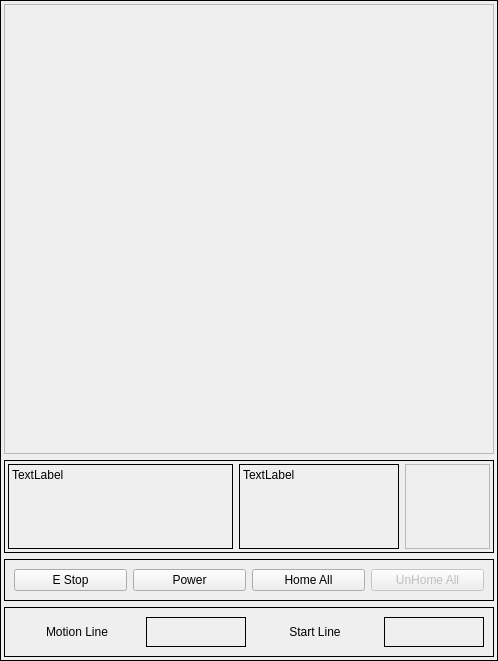
     <widget class="QFrame" name="frame_2">
      <property name="frameShape">
       <enum>QFrame::Box</enum>
      </property>
      <layout class="QVBoxLayout" name="verticalLayout_4" stretch="0,0,0,0">
       <property name="spacing">
        <number>6</number>
       </property>
       <property name="leftMargin">
        <number>3</number>
       </property>
       <property name="topMargin">
        <number>3</number>
       </property>
       <property name="rightMargin">
        <number>3</number>
       </property>
       <property name="bottomMargin">
        <number>3</number>
       </property>
       <item>
        <widget class="QFrame" name="plot_widget">
         <property name="minimumSize">
          <size>
           <width>490</width>
           <height>450</height>
          </size>
         </property>
         <property name="frameShape">
          <enum>QFrame::StyledPanel</enum>
         </property>
         <property name="frameShadow">
          <enum>QFrame::Raised</enum>
         </property>
        </widget>
       </item>
       <item>
        <widget class="QFrame" name="frame_3">
         <property name="frameShape">
          <enum>QFrame::Box</enum>
         </property>
         <layout class="QHBoxLayout" name="horizontalLayout" stretch="2,1,1">
          <property name="leftMargin">
           <number>3</number>
          </property>
          <property name="topMargin">
           <number>3</number>
          </property>
          <property name="rightMargin">
           <number>3</number>
          </property>
          <property name="bottomMargin">
           <number>3</number>
          </property>
          <item>
           <widget class="QLabel" name="gcodes_lb">
            <property name="minimumSize">
             <size>
              <width>181</width>
              <height>71</height>
             </size>
            </property>
            <property name="frameShape">
             <enum>QFrame::Box</enum>
            </property>
            <property name="text">
             <string>TextLabel</string>
            </property>
            <property name="textFormat">
             <enum>Qt::MarkdownText</enum>
            </property>
            <property name="alignment">
             <set>Qt::AlignLeading|Qt::AlignLeft|Qt::AlignTop</set>
            </property>
            <property name="wordWrap">
             <bool>true</bool>
            </property>
           </widget>
          </item>
          <item>
           <widget class="QLabel" name="mcodes_lb">
            <property name="minimumSize">
             <size>
              <width>160</width>
              <height>71</height>
             </size>
            </property>
            <property name="frameShape">
             <enum>QFrame::Box</enum>
            </property>
            <property name="text">
             <string>TextLabel</string>
            </property>
            <property name="alignment">
             <set>Qt::AlignLeading|Qt::AlignLeft|Qt::AlignTop</set>
            </property>
            <property name="wordWrap">
             <bool>true</bool>
            </property>
           </widget>
          </item>
          <item>
           <widget class="QFrame" name="logo">
            <property name="sizePolicy">
             <sizepolicy hsizetype="Fixed" vsizetype="Fixed">
              <horstretch>0</horstretch>
              <verstretch>0</verstretch>
             </sizepolicy>
            </property>
            <property name="minimumSize">
             <size>
              <width>85</width>
              <height>85</height>
             </size>
            </property>
            <property name="toolTip">
             <string>Hello, I am Chips your friendly mascot</string>
            </property>
            <property name="frameShape">
             <enum>QFrame::StyledPanel</enum>
            </property>
            <property name="frameShadow">
             <enum>QFrame::Raised</enum>
            </property>
           </widget>
          </item>
         </layout>
        </widget>
       </item>
       <item>
        <widget class="QFrame" name="frame_4">
         <property name="frameShape">
          <enum>QFrame::Box</enum>
         </property>
         <layout class="QHBoxLayout" name="horizontalLayout_3">
          <item>
           <widget class="QPushButton" name="estop_pb">
            <property name="minimumSize">
             <size>
              <width>80</width>
              <height>0</height>
             </size>
            </property>
            <property name="text">
             <string>E Stop</string>
            </property>
            <property name="checkable">
             <bool>false</bool>
            </property>
            <property name="checked">
             <bool>false</bool>
            </property>
            <property name="led_indicator" stdset="0">
             <bool>true</bool>
            </property>
            <property name="led_diameter" stdset="0">
             <number>15</number>
            </property>
            <property name="led_right_offset" stdset="0">
             <number>6</number>
            </property>
            <property name="led_top_offset" stdset="0">
             <number>6</number>
            </property>
            <property name="led_on_color" stdset="0">
             <color>
              <red>0</red>
              <green>255</green>
              <blue>0</blue>
             </color>
            </property>
            <property name="led_off_color" stdset="0">
             <color>
              <red>255</red>
              <green>0</green>
              <blue>0</blue>
             </color>
            </property>
           </widget>
          </item>
          <item>
           <widget class="QPushButton" name="power_pb">
            <property name="minimumSize">
             <size>
              <width>80</width>
              <height>0</height>
             </size>
            </property>
            <property name="text">
             <string>Power</string>
            </property>
            <property name="led_indicator" stdset="0">
             <bool>true</bool>
            </property>
            <property name="led_diameter" stdset="0">
             <number>15</number>
            </property>
            <property name="led_right_offset" stdset="0">
             <number>6</number>
            </property>
            <property name="led_top_offset" stdset="0">
             <number>6</number>
            </property>
            <property name="led_on_color" stdset="0">
             <color>
              <red>0</red>
              <green>255</green>
              <blue>0</blue>
             </color>
            </property>
            <property name="led_off_color" stdset="0">
             <color>
              <red>222</red>
              <green>24</green>
              <blue>24</blue>
             </color>
            </property>
           </widget>
          </item>
          <item>
           <widget class="QPushButton" name="home_all_pb">
            <property name="minimumSize">
             <size>
              <width>91</width>
              <height>0</height>
             </size>
            </property>
            <property name="text">
             <string>Home All</string>
            </property>
           </widget>
          </item>
          <item>
           <widget class="QPushButton" name="unhome_all_pb">
            <property name="enabled">
             <bool>false</bool>
            </property>
            <property name="minimumSize">
             <size>
              <width>111</width>
              <height>0</height>
             </size>
            </property>
            <property name="text">
             <string>UnHome All</string>
            </property>
           </widget>
          </item>
         </layout>
        </widget>
       </item>
       <item>
        <widget class="QFrame" name="frame_6">
         <property name="frameShape">
          <enum>QFrame::Box</enum>
         </property>
         <layout class="QHBoxLayout" name="horizontalLayout_2">
          <item>
           <widget class="QLabel" name="label_16">
            <property name="minimumSize">
             <size>
              <width>110</width>
              <height>30</height>
             </size>
            </property>
            <property name="text">
             <string>Motion Line</string>
            </property>
            <property name="alignment">
             <set>Qt::AlignCenter</set>
            </property>
           </widget>
          </item>
          <item>
           <widget class="QLabel" name="start_line_lb">
            <property name="minimumSize">
             <size>
              <width>100</width>
              <height>30</height>
             </size>
            </property>
            <property name="maximumSize">
             <size>
              <width>100</width>
              <height>16777215</height>
             </size>
            </property>
            <property name="font">
             <font>
              <family>FreeMono</family>
              <pointsize>12</pointsize>
              <weight>50</weight>
              <bold>false</bold>
             </font>
            </property>
            <property name="frameShape">
             <enum>QFrame::Box</enum>
            </property>
            <property name="text">
             <string/>
            </property>
            <property name="alignment">
             <set>Qt::AlignRight|Qt::AlignTrailing|Qt::AlignVCenter</set>
            </property>
           </widget>
          </item>
          <item>
           <widget class="QLabel" name="label_5">
            <property name="minimumSize">
             <size>
              <width>110</width>
              <height>30</height>
             </size>
            </property>
            <property name="text">
             <string>Start Line</string>
            </property>
            <property name="alignment">
             <set>Qt::AlignCenter</set>
            </property>
           </widget>
          </item>
          <item>
           <widget class="QLabel" name="motion_line_lb">
            <property name="minimumSize">
             <size>
              <width>100</width>
              <height>30</height>
             </size>
            </property>
            <property name="maximumSize">
             <size>
              <width>100</width>
              <height>16777215</height>
             </size>
            </property>
            <property name="font">
             <font>
              <family>FreeMono</family>
              <pointsize>12</pointsize>
              <weight>50</weight>
              <bold>false</bold>
             </font>
            </property>
            <property name="frameShape">
             <enum>QFrame::Box</enum>
            </property>
            <property name="text">
             <string/>
            </property>
            <property name="alignment">
             <set>Qt::AlignRight|Qt::AlignTrailing|Qt::AlignVCenter</set>
            </property>
           </widget>
          </item>
         </layout>
        </widget>
       </item>
      </layout>
     </widget>
